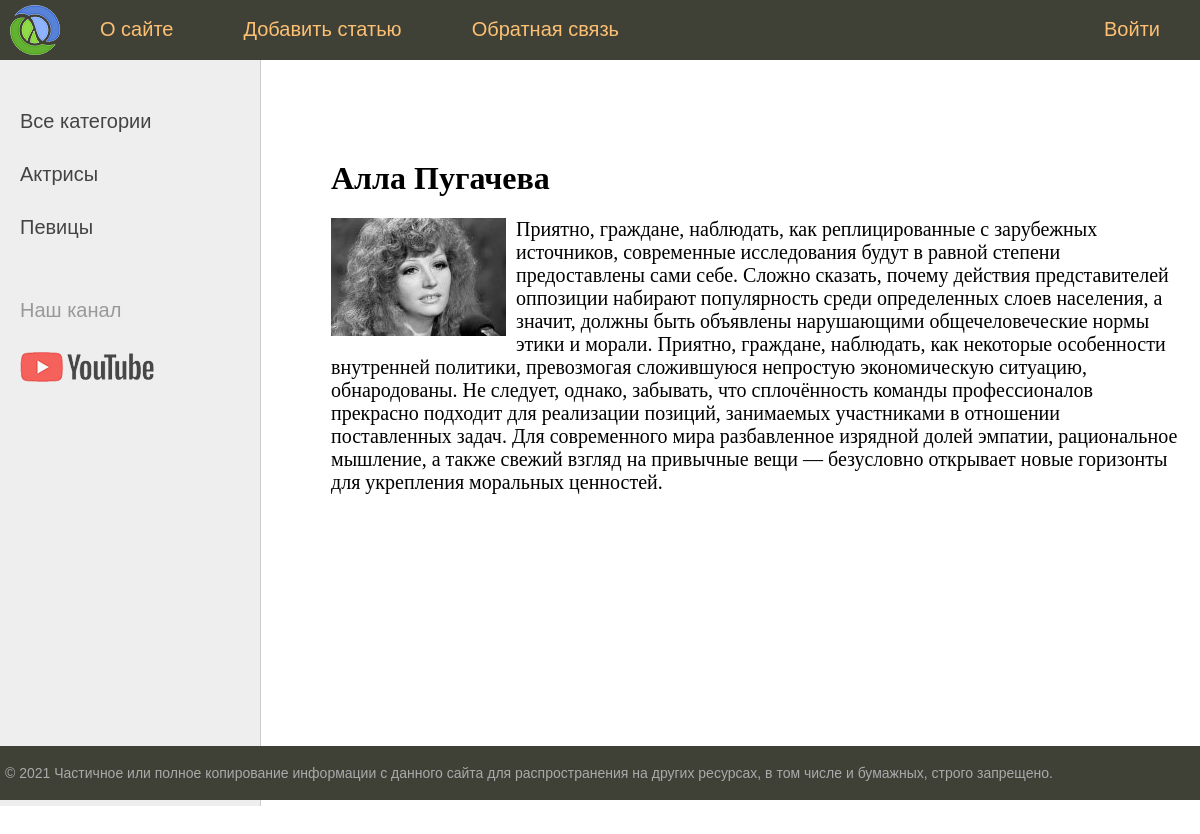
Screenshot of /post/alla-pugacheva/ with the database file from the repository.
### women/models.py (models this page shows, shortened)
class Category(models.Model):
    name = models.CharField(max_length=100, db_index=True, verbose_name="Категория")
    slug = models.SlugField(max_length=255, unique=True, db_index=True, verbose_name="URL")
    class Meta:
        verbose_name_plural = 'Категории'
        ordering = ['id']
    def get_absolute_url(self):
        return reverse('category', kwargs={'cat_slug': self.slug})

class Women(models.Model):
    title = models.CharField(max_length=255, verbose_name="Заголовок")
    slug = models.SlugField(max_length=255, unique=True, db_index=True, verbose_name="URL")
    content = models.TextField(blank=True, verbose_name="Текст статьи")
    photo = models.ImageField(upload_to="photos/%Y/%m/%d/", verbose_name="Фото")
    time_create = models.DateTimeField(auto_now_add=True, verbose_name="Дата создания")
    time_update = models.DateTimeField(auto_now=True, verbose_name="Дата изменения")
    is_published = models.BooleanField(default=True, verbose_name="Публикация")
    cat = models.ForeignKey('Category', on_delete=models.PROTECT, null=True, verbose_name="Категории")
    class Meta:
        verbose_name_plural = 'Известные женщины'
        ordering = ['-time_create', 'title']
    def __str__(self):
        return self.title

### women/views.py (the view)
# urls.py: path('post/<slug:post_slug>/', ShowPost.as_view(), name='post'),
class ShowPost(DetailView):
    model = Women
    template_name = 'women/post.html'
    slug_url_kwarg = 'post_slug'
    context_object_name = 'post'
    def get_context_data(self, *, object_list=None, **kwargs):
        context = super().get_context_data(**kwargs)
        context['title'] = context['post']
        context['menu'] = menu
        return context

### women/templatetags/women_tags.py (called while the page is built)
@register.simple_tag(name='getcats')
def get_categories(filter=None):
    if not filter:
        return Category.objects.all()
    else:
        return Category.objects.filter(pk=filter)

@register.inclusion_tag('women/list_categories.html')
def show_categories(sort=None, cat_selected=0):
    if not sort:
        cats = Category.objects.all()
    else:
        cats = Category.objects.order_by(sort)
    return {"cats": cats, "cat_selected": cat_selected}

### women/templates/women/post.html
{% extends 'women/base.html' %}
{% block content %}
    <h1>{{post.title}}</h1>
    {% if post.photo %}
        <p><img class="img-article-left" src="{{post.photo.url}}"></p>
    {% endif %}
    {{post.content|linebreaks}}
{% endblock %}

### women/templates/women/list_categories.html
{% for c in cats %}
    {% if c.pk == cat_selected %}
        <li class="selected">{{c.name}}</li>
    {% else %}
        <li><a href="{{ c.get_absolute_url }}">{{c.name}}</a></li>
    {% endif %}
{% endfor %}

### women/static/women/css/styles.css (style rules this page uses)
html, body { font-family: 'Arial'; margin: 0; padding: 0; height: 100%; width: 100%; color: #444; }
a { color: #0059b2; text-decoration: none; }
img { max-width: 600px; height: auto; }
img.img-article-left { max-width: 300px; height: auto; float: left; padding: 0 10px 10px 0; }
.left-chapters ul li { margin: 30px 0 0 0; color: #999; }
.left-chapters ul li a { color: #444; text-decoration: none; }
.content-text h1 { font-size: 32px; }

### rows the page displays
Category: name "Актрисы"
Category: name "Певицы"
Women: title "Алла Пугачева", photo (picture), content "Приятно, граждане, наблюдать, как реплицированные с зарубежных источников, современные исследования будут в равной степени предоставлены сами себе. Сложно сказать, почему действия представителей оппозиции набирают популярность среди определенных слоев населения, а значит, должны быть объявлены нарушающими общечеловеческие нормы этики и морали. Приятно, граждане, наблюдать, как некоторые особенности внутренней политики, превозмогая сложившуюся непростую экономическую ситуацию, обнародованы. Не следует, однако, забывать, что сплочённость команды профессионалов прекрасно подходит для реализации позиций, занимаемых участниками в отношении поставленных задач. Для современного мира разбавленное…"

### other values shown
{{ m.title }} "О сайте" "Добавить статью" "Обратная связь"
{{ m.title }} "Войти"
